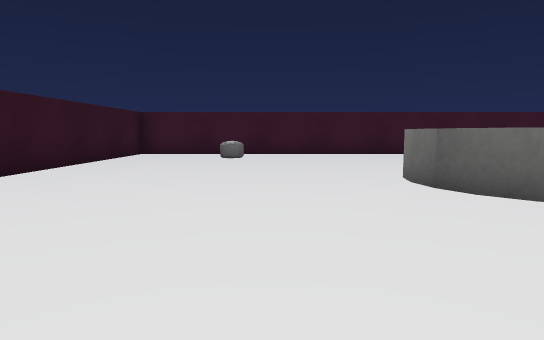
View 1 (above)

17 first-person views from a walk through a Unity game level. The camera is 0.37 m above the floor, tilts 6° down and sees 75° across. The floor is counted in squares, 0.5 m on a side. Each view is taken from the middle of a square. On the plan, view 1 faces up. The plan holds only what a view shows up to about 11 squares ahead; the rest is blank. Surface patterns are stand-ins for the level's own textures.

View 2
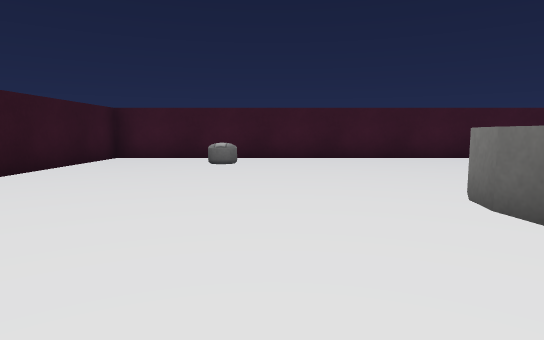

View 3
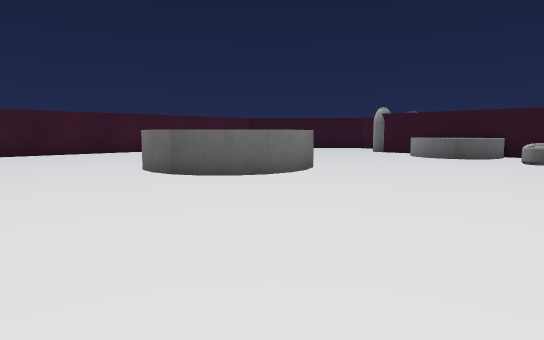

View 4
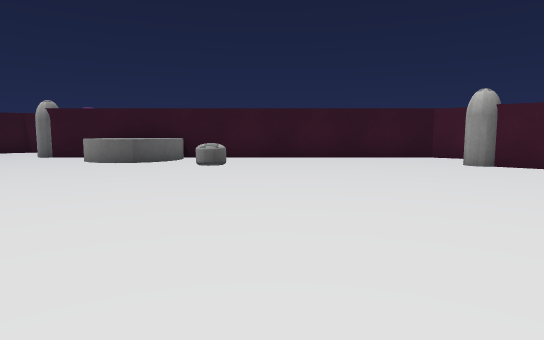

View 5
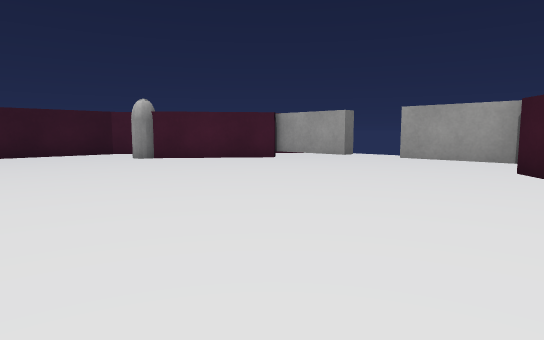

View 6
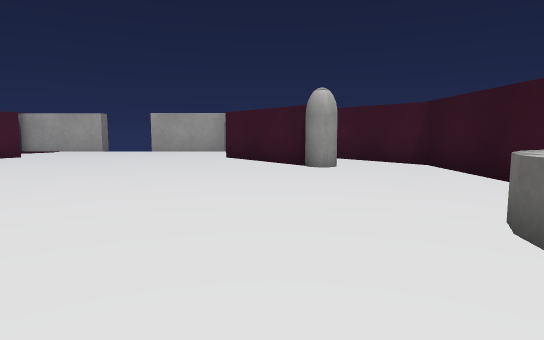

View 7
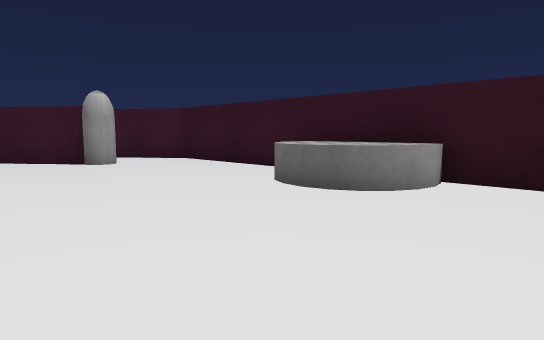

View 8
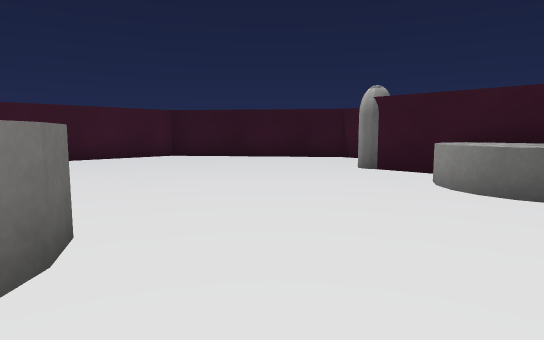

View 9
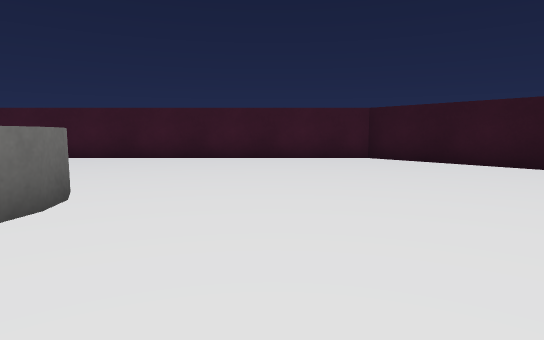

View 10
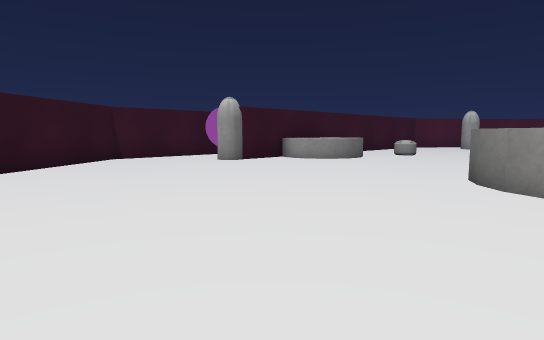

View 11
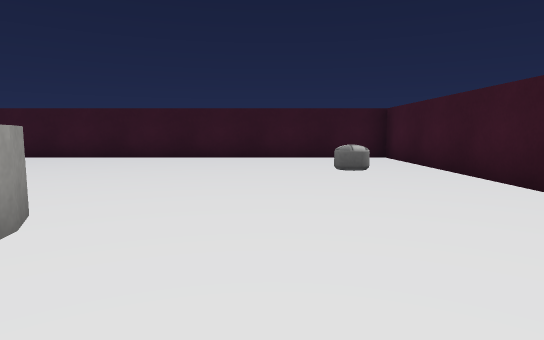

View 12
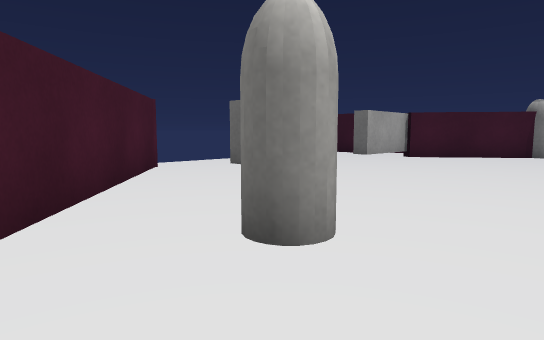

View 13
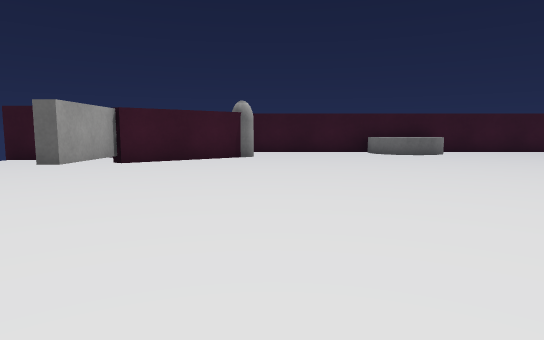

View 14
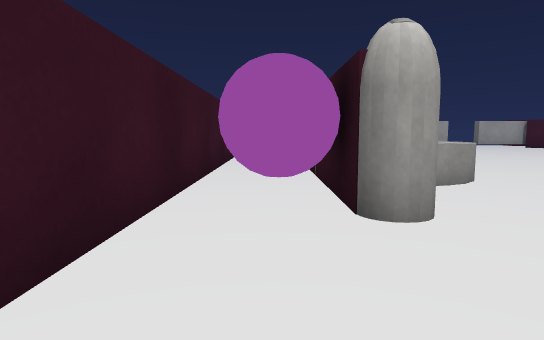

View 15
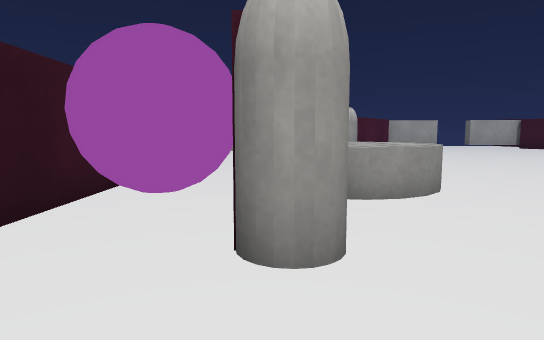

View 16
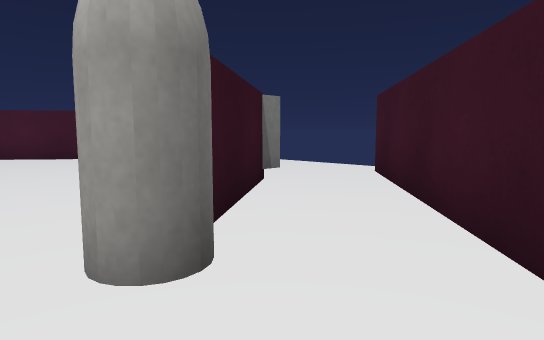

View 17
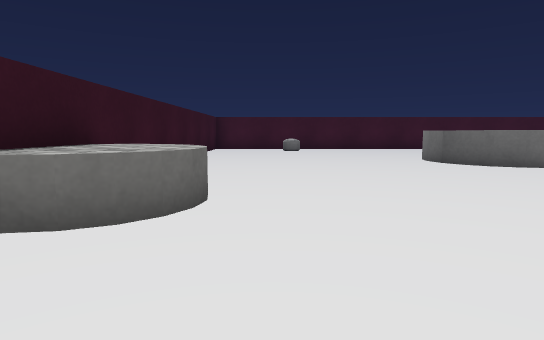

### Floor plan
Key: @ floor where view 1 was taken; # wall or solid block; . floor; C capsule; Y cylinder; B ball; O other object.
Columns run from 5 left of view 1 to 14 right of it. Each row starts with its distance up from view 1.
 13 #################
 12 #...............##
 11 #...C............##
 10 #...C.............##
  9 #..................#
  8 #..................#
  7 #.......YYY........#
  6 #......Y  YY.....#B#
  5 #......Y   Y.....#B#
  4 #.......YYY....YY#B#
  3 #..............YY#.#
  2 #..............YY#.#
  1 #YY...........C..#.#
  0 #YY..@........C..#.#
 -1 #YY..............#.
 -2 #................#.
 -3 #................#
 -4 #................#
 -5 #................#
 -6 #..##........O#.##
 -7 ##..O........O..#
 -8  ##.OO......O..##
 -9   ## OOOOOOOO.##
-10    ##....... ##
-11     #.......##
-12     #.

Where each view was taken, in squares from view 1:
view 1: 0 up, 0 right, facing up
view 2: 2 up, 0 right, facing up
view 3: 1 down, 1 left, facing up-right
view 4: 1 down, 1 right, facing right
view 5: 1 down, 1 left, facing down-right
view 6: 2 up, 1 left, facing down
view 7: 3 up, 1 right, facing down-left
view 8: 2 up, 5 right, facing up-right
view 9: 2 up, 8 right, facing up
view 10: 12 up, 4 right, facing down-right
view 11: 9 up, 6 right, facing left
view 12: 4 down, 11 right, facing down-left
view 13: 5 down, 9 right, facing left
view 14: 9 up, 13 right, facing down
view 15: 8 up, 12 right, facing down
view 16: 5 down, 4 left, facing down-right
view 17: 4 down, 2 left, facing up
